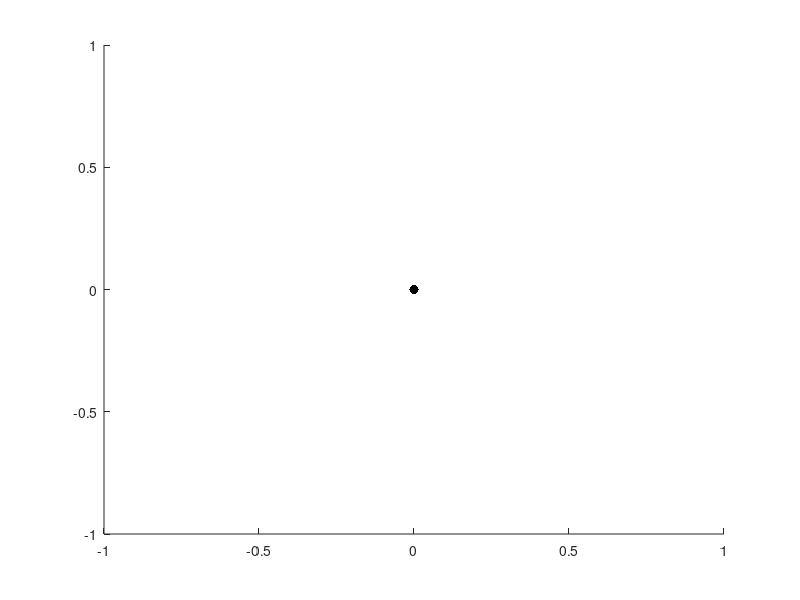

The MATLAB script that drew this image: (Note: this script raises an error after producing the figure.)
function [handle] = init_figure_robot()


    %% All elements are on the same figure
    hold on;


    %% Robot joints

    handle.joint.neck   = plot(0,0,'k.', 'MarkerSize',20);
    handle.joint.hip    = plot(0,0,'k.', 'MarkerSize',20);
    handle.joint.knee   = plot(0,0,'k.', 'MarkerSize',20);
    handle.joint.ankle  = plot(0,0,'k.', 'MarkerSize',20);
    handle.joint.toes   = plot(0,0,'k.', 'MarkerSize',20);


    %% Segments
    handle.segment.trunk   = line ([0,0], [0,0], 'LineWidth', 3, 'Color', 'k');
    handle.segment.thigh   = line ([0,0], [0,0], 'LineWidth', 3, 'Color', 'k');
    handle.segment.shang   = line ([0,0], [0,0], 'LineWidth', 3, 'Color', 'k');
    handle.segment.foot    = line ([0,0], [0,0], 'LineWidth', 3, 'Color', 'k');


    %% Motors
    handle.motor.hip           = line ([0,0], [0,0], 'LineWidth', 5, 'Color', [1,0,0,0.2], 'Marker', '.');
    handle.motor.knee          = line ([0,0], [0,0], 'LineWidth', 5, 'Color', [0,1,0,0.2], 'Marker', '.');
    handle.motor.ankle         = line ([0,0], [0,0], 'LineWidth', 5, 'Color', [0,0,1,0.2], 'Marker', '.');
    handle.motor.hip_knee      = line ([0,0], [0,0], 'LineWidth', 5, 'Color', [0,1,1,0.2], 'Marker', '.');
    handle.motor.knee_ankle    = line ([0,0], [0,0], 'LineWidth', 5, 'Color', [1,0.5,0,0.2], 'Marker', '.');

    %% Unit vectors
    handle.motor.unitVectors.hip        = line ([0,0], [0,0], 'LineWidth', 1, 'Color', [0,0,0,0.2], 'Marker', '.');
    handle.motor.unitVectors.knee       = line ([0,0], [0,0], 'LineWidth', 1, 'Color', [0,0,0,0.2], 'Marker', '.');
    handle.motor.unitVectors.ankle      = line ([0,0], [0,0], 'LineWidth', 1, 'Color', [0,0,0,0.2], 'Marker', '.');
    handle.motor.unitVectors.hip_knee   = line ([0,0], [0,0], 'LineWidth', 1, 'Color', [0,0,0,0.2], 'Marker', '.');
    handle.motor.unitVectors.knee_ankle = line ([0,0], [0,0], 'LineWidth', 1, 'Color', [0,0,0,0.2], 'Marker', '.');
    
    %% Force vectors
    handle.motor.forceVectors.hip        = line ([0,0], [0,0], 'LineWidth', 3, 'Color', [0,0,0,0.4], 'Marker', '.');
    handle.motor.forceVectors.knee       = line ([0,0], [0,0], 'LineWidth', 3, 'Color', [0,0,0,0.4], 'Marker', '.');
    handle.motor.forceVectors.ankle      = line ([0,0], [0,0], 'LineWidth', 3, 'Color', [0,0,0,0.4], 'Marker', '.');
    handle.motor.forceVectors.hip_knee   = line ([0,0], [0,0], 'LineWidth', 3, 'Color', [0,0,0,0.4], 'Marker', '.');
    handle.motor.forceVectors.knee_ankle = line ([0,0], [0,0], 'LineWidth', 3, 'Color', [0,0,0,0.4], 'Marker', '.');
    
    %% Lever vectors
    handle.motor.leverVectors.hip        = line ([0,0], [0,0], 'LineWidth', 1, 'Color', [1,0,0,1], 'Marker', '.');
    handle.motor.leverVectors.knee       = line ([0,0], [0,0], 'LineWidth', 1, 'Color', [0,1,0,1], 'Marker', '.');
    handle.motor.leverVectors.ankle      = line ([0,0], [0,0], 'LineWidth', 1, 'Color', [0,0,1,1], 'Marker', '.');
    handle.motor.leverVectors.hip_knee.hip   = line ([0,0], [0,0], 'LineWidth', 1, 'Color', [0,1,1,1], 'Marker', '.');
    handle.motor.leverVectors.hip_knee.knee  = line ([0,0], [0,0], 'LineWidth', 3, 'Color', [0,1,1,1], 'Marker', '.');
    handle.motor.leverVectors.knee_ankle.knee = line ([0,0], [0,0], 'LineWidth', 1, 'Color', [1,0.5,0,1], 'Marker', '.');
    handle.motor.leverVectors.knee_ankle.ankle  = line ([0,0], [0,0], 'LineWidth', 3, 'Color', [1,0.5,0,1], 'Marker', '.');
    
    % %% Torques
    %
    %     handle.torque.Left.Knee     = plot(0,0,'ro', 'MarkerSize',0.1);
    %     handle.torque.Right.Knee    = plot(0,0,'bo', 'MarkerSize',0.1);
    %     handle.torque.Left.Ankle    = plot(0,0,'ro', 'MarkerSize',0.1);
    %     handle.torque.Right.Ankle   = plot(0,0,'bo', 'MarkerSize',0.1);
    %     handle.torque.Left.Foot     = plot(0,0,'ro', 'MarkerSize',0.1);
    %     handle.torque.Right.Foot    = plot(0,0,'bo', 'MarkerSize',0.1);

    axis square equal;
    grid on;
    axis([-1000, 1000, -1000, 600]);
    set(gca,'XAxisLocation','bottom','YAxisLocation','left');
    xlabel ('X');
    ylabel ('Y');

end

